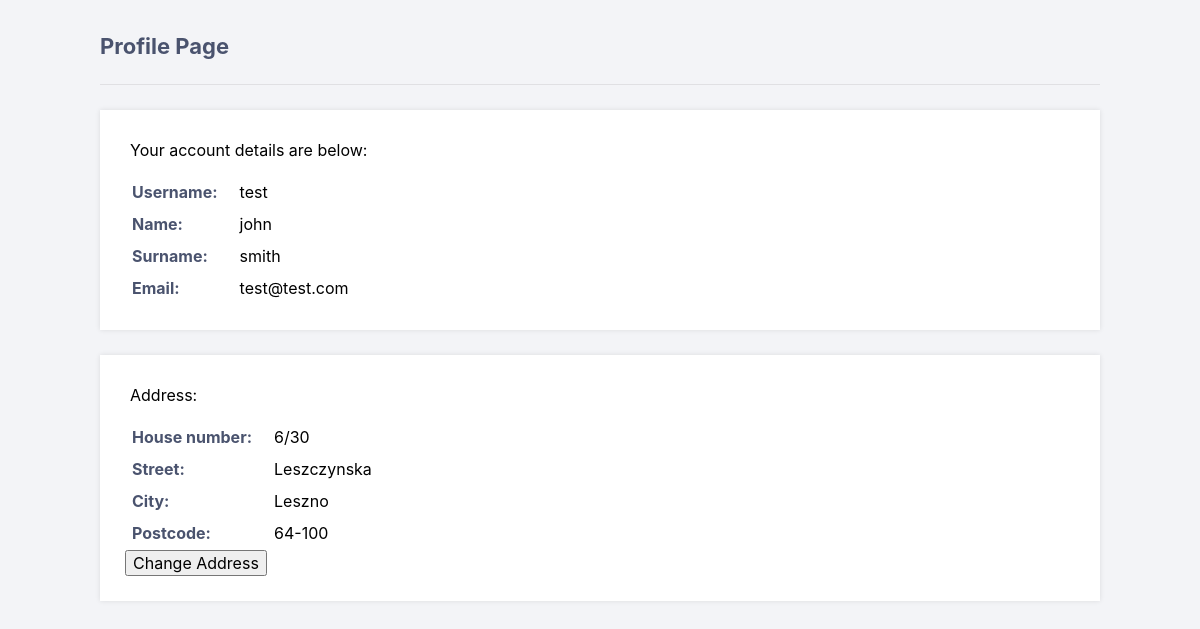
Page /20210110_snapszot_v0.2/public_html/profile.php (signed in) on the committed database.
### tables this page shows
CREATE TABLE IF NOT EXISTS `accounts` (
	`id` int NOT NULL AUTO_INCREMENT,
  	`username` varchar(50) NOT NULL UNIQUE,
  	`password` varchar(255) NOT NULL,
  	`email` varchar(100) NOT NULL UNIQUE,
    `activation_code` varchar(50) DEFAULT '',   
    PRIMARY KEY (`id`)    
);

CREATE TABLE IF NOT EXISTS `userdetails` (
	 `user_id` int NOT NULL,
     `given_name` varchar(50) NOT NULL,
     `surname` varchar(50) NOT NULL,
     `dob` varchar(10) NOT NULL,
     `mobile` varchar(20) DEFAULT '',
    PRIMARY KEY (`user_id`),
    FOREIGN KEY (`user_id`) REFERENCES `accounts`(`id`) ON DELETE CASCADE
);

CREATE TABLE IF NOT EXISTS `addresses` (
     `user_id` int NOT NULL,
     `street` varchar(50) DEFAULT '' ,
     `house` varchar(20) DEFAULT '',
     `city` varchar(20) DEFAULT '',
     `postcode` varchar(6) DEFAULT '',
    PRIMARY KEY (`user_id`),
    FOREIGN KEY (`user_id`) REFERENCES `accounts`(`id`) ON DELETE CASCADE
);

### 20210110_snapszot_v0.2/public_html/profile.php (the view, shortened to what this page needs)
<?php
include 'db/_con.php';
$stmt = $con->prepare('SELECT email, ud.given_name, ud.surname, a.street, a.house, a.city, a.postcode FROM accounts as ac
JOIN userdetails as ud
ON ac.id = ud.user_id
JOIN addresses as a
on ac.id = ud.user_id
WHERE id = ?');
$stmt->bind_param('i', $_SESSION['id']);
$stmt->execute();
$stmt->bind_result($email, $given_name, $surname, $street,$house,$city,$postcode );
?>
<!DOCTYPE html>
<html>
	<head>
		<link href="style.css" rel="stylesheet" type="text/css">
		<link rel="stylesheet" href="https://use.fontawesome.com/releases/v5.7.1/css/all.css">
	</head>
	<body class="loggedin">
		<div class="content">
			<h2>Profile Page</h2>
			<div>
				<p>Your account details are below:</p>
				<table>
					<tr>
						<td>Username:</td>
						<td><?=$_SESSION['name']?></td>
					</tr>
					<tr>
						<td>Name:</td>
						<td><?=$given_name?></td>
					</tr>
					<tr>
						<td>Surname:</td>
						<td><?=$surname?></td>
					</tr>
					<tr>
						<td>Email:</td>
						<td><?=$email?></td>
					</tr>
				</table>
			</div>
			<div>
				<p>Address:</p>
				<table>
					<tr>
						<td>House number:</td>
						<td><?=$house?></td>
					</tr>
					<tr>
						<td>Street:</td>
						<td><?=$street?></td>
					</tr>
					<tr>
						<td>City:</td>
						<td><?=$city?></td>
					</tr>
					<tr>
						<td>Postcode:</td>
						<td><?=$postcode?></td>
					</tr>
				</table>
				<form action="update_details.php">
					<input type="submit" value="Change Address" />
				</form>
	</body>
</html>

### 20210110_snapszot_v0.2/public_html/style.css (style rules this page uses)
* { box-sizing: border-box; font-family: -apple-system, BlinkMacSystemFont, "segoe ui", roboto, oxygen, ubuntu, cantarell, "fira sans", "droid sans", "helvetica neue", Arial, sans-serif; font-size: 16px; -webkit-font-smoothing: antialiased; -moz-osx-font-smoothing: grayscale; }
body { background-color: #435165; }
body.loggedin { background-color: #f3f4f7; }
.content { width: 1000px; margin: 0 auto; }
.content h2 { margin: 0; padding: 25px 0; font-size: 22px; border-bottom: 1px solid #e0e0e3; color: #4a536e; }
.content > p, .content > div { box-shadow: 0 0 5px 0 rgba(0, 0, 0, 0.1); margin: 25px 0; padding: 25px; background-color: #fff; }
.content > p table td, .content > div table td { padding: 5px; }
.content > p table td:first-child, .content > div table td:first-child { font-weight: bold; color: #4a536e; padding-right: 15px; }
.content > div p { padding: 5px; margin: 0 0 10px 0; }

### rows in the picture
accounts: userdetails.given_name "john", userdetails.surname "smith", email "test@test.com", addresses.house "6/30", addresses.street "Leszczynska", addresses.city "Leszno", addresses.postcode "64-100"

### other values in the picture
$_SESSION['name'] "test"
